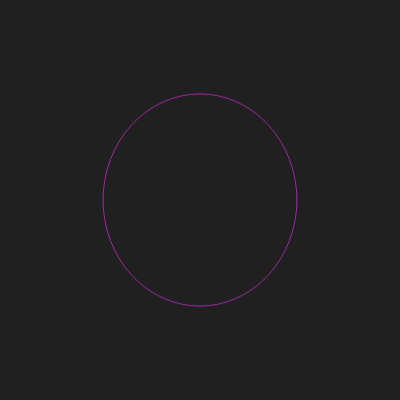
Frame 1 (no input)
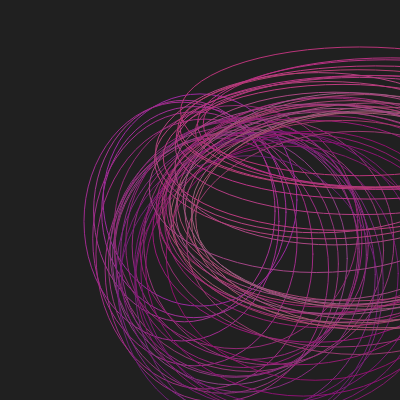
Frame 60 (no input)
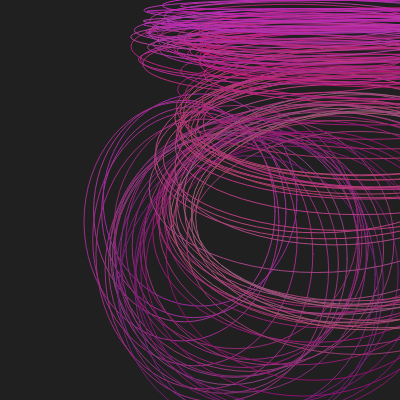
Frame 120 (the mouse pressed at the canvas centre since frame 60)

The p5.js sketch that drew these frames (run headless with seeded random() and noise() and a simulated clock; from frame 60 on, the mouse is pressed at the canvas centre):

// p5.js sketch
// ── sketch.js
let x;
let y;

let r;
let g;
let b;

function setup() {
  createCanvas(400, 400);
  x = width / 2;
  y = height / 2;
  
  r = random(225);
  g = random(225);
  b = random(225);
  
  background(32);
}

function draw() {
  
  let netX = x + random(-20,20);
  let netY = y + random(-20,20);
  
  netX = constrain(netX, 0, width)
  netY = constrain(netY, 0, height)
  
  r += random(-10,10) ;
  g += random(-10,10);
  b += random(-10,10);
  
  r = constrain(r, 0, 225)
  g = constrain(g, 0, 225)
  b = constrain(b, 0, 225)
  
  stroke(r,g,b);
  noFill();
  ellipse(x, y, netX, netY);
  
 x = netX
 y = netY
}
